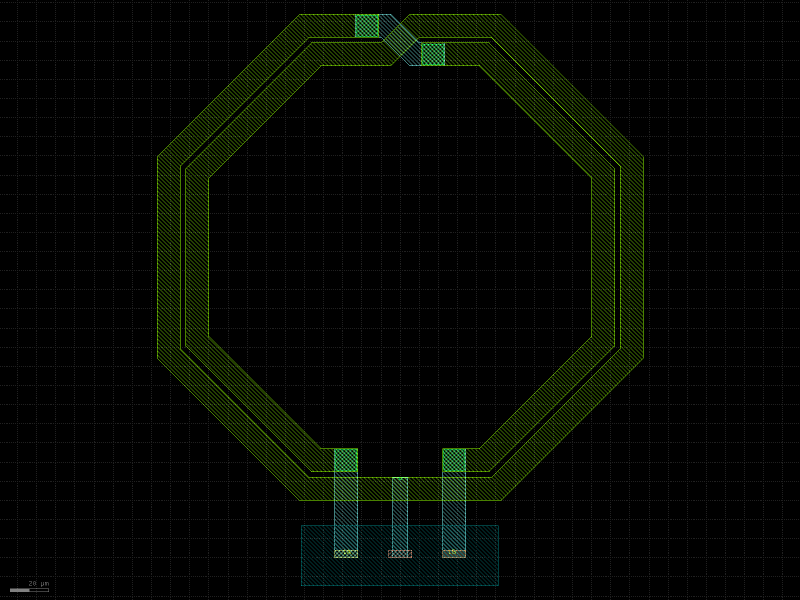
#> input picture analog/vco/layout/out/L_2n0_tapped.png, 1600 x 1200 px (shown at 1/2 size)
$ python -i build_art.py   (imports and definitions only)
#> lines starting #> are read from the running program, lines starting #| are printed output that depends on the picture; after the words box and inside, x2 and y2 are one past the last pixel; in counts of white or black regions, pixels touching at a corner belong together
#!/usr/bin/env python3
"""Build standalone HEIMDALL chip-art cell on TopMetal2 from SVG outlines.

Pipeline:
  1. Rasterize graphic/graphic_outlines.svg (rsvg-convert or Inkscape CLI).
  2. Threshold alpha → binary mask; optional morph to thicken/drop fine detail.
  3. Convert mask to GDS polygons on TopMetal2 134/0 [DS].
  4. Scale so thinnest stroke and narrowest gap meet TM2.a/b with margin.
  5. Pin-1 TopMetal2 dot; density stripe fill to TM2.c–d 25–70%.
  6. DRC (density included) + PNG render.

Rules [DS SG13G2_os_layout_rules]: TM2.a/b = 2.00 µm; TM2.c/d = 25–70%.
"""
from __future__ import annotations

import gzip
import os
import re
import shutil
import struct
import subprocess
import sys
import zlib

HERE = os.path.dirname(os.path.abspath(__file__))
ROOT = os.path.abspath(os.path.join(HERE, "..", ".."))
OUT = os.path.join(HERE, "out")
SVG = os.path.join(ROOT, "graphic", "graphic_outlines.svg")
SRC_SVG = os.path.join(ROOT, "graphic", "graphic.svg")
PNG = os.path.join(OUT, "art_raster.png")
MASK = os.path.join(OUT, "art_mask.bin")  # w,h,uint8

# [DS]
TM2_MIN_WIDTH_UM = 2.00
TM2_MIN_SPACE_UM = 2.00
TM2_DENS_MIN = 0.25
TM2_DENS_MAX = 0.70
MARGIN = 1.15  # [HAND]
PIN1_DOT_R_UM = 4.0  # [HAND]
DBU = 1000.0
SVG_W, SVG_H = 441.0, 486.0  # viewBox [SVG]


def log(msg: str) -> None:
    print(msg, flush=True)


# [87 lines left out: functions rasterize, read_png_rgba, not called in this run]


def _min_width_gap_px(mask):
    """Medial-ridge stroke width and gap-ridge spacing in pixels [TOOL]."""
    import numpy as np
    from scipy import ndimage
    from scipy.ndimage import maximum_filter

    if not mask.any():
        return 0.0, 0.0
    dist = ndimage.distance_transform_edt(mask)
    neigh = maximum_filter(dist, size=3)
    ridge = (dist == neigh) & (dist > 0) & mask
    min_w = float(2 * dist[ridge].min()) if ridge.any() else 0.0
    gap = ndimage.distance_transform_edt(~mask)
    neigh_g = maximum_filter(gap, size=3)
    gridge = (gap == neigh_g) & (gap > 0) & (gap < 50)
    min_g = float(2 * gap[gridge].min()) if gridge.any() else min_w
    return min_w, min_g


def mask_from_png(path: str):
#> called with path = '../vco/layout/out/L_2n0_tapped.png'
    import numpy as np
    from scipy import ndimage

    try:
        from PIL import Image

        a = np.array(Image.open(path).convert("RGBA"))
    except Exception:
        w, h, flat = read_png_rgba(path)
        a = np.array(flat, dtype=np.uint8).reshape(h, w, 4)

    ink = a[:, :, 3] > 128  # black art on transparent [TOOL]
#> ink: shape (1200, 1600) bool; every value is 1
    min_w_px, min_g_px = _min_width_gap_px(ink)
#> in _min_width_gap_px, `dist = ndimage.distance_transform_edt(mask)`:
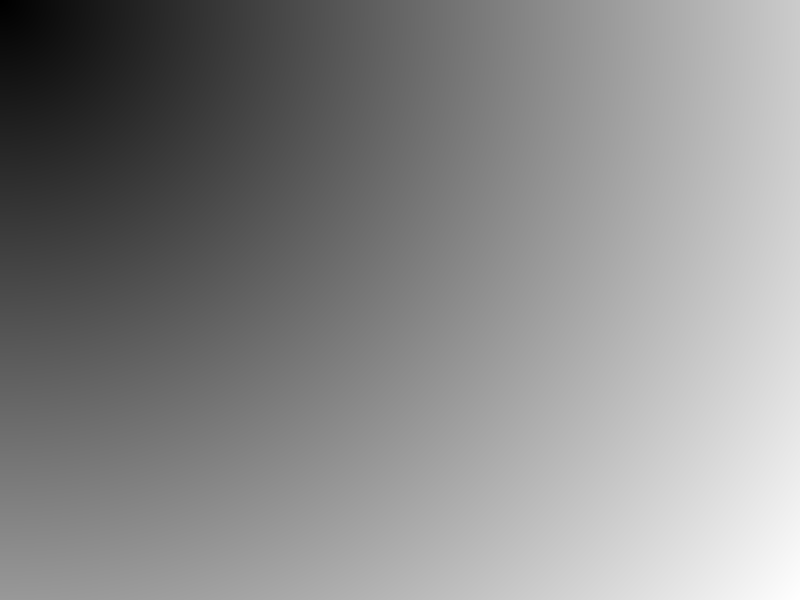
#> dist: shape (1200, 1600) float64 (shown at 1/2 size); min 1, max 1999.2, mean 1077.8; drawn with min black and max white
#> in _min_width_gap_px, `ridge = (dist == neigh) & (dist > 0) & mask`:
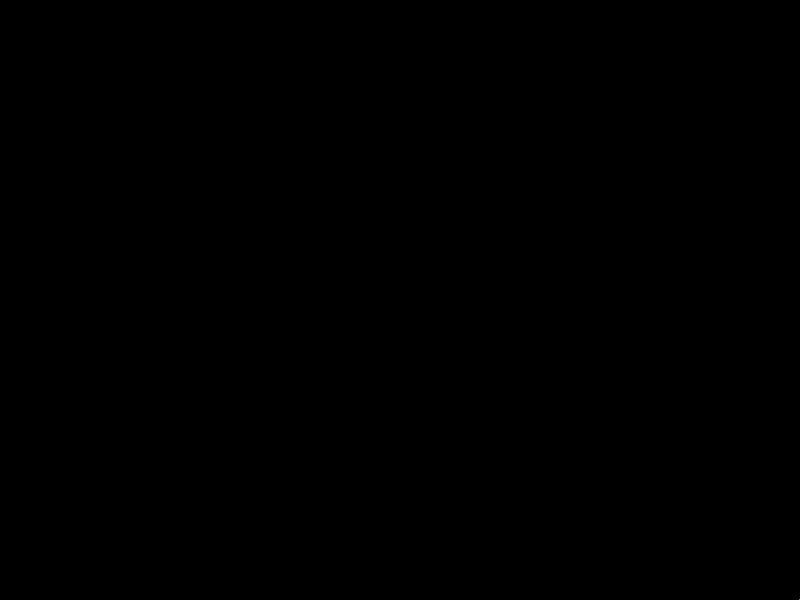
#> ridge: shape (1200, 1600) bool (shown at 1/2 size); 0% white in thin lines or dots, all inside (x1, y1, x2, y2) = (1599, 1199, 1600, 1200)
#> in _min_width_gap_px, `min_w = float(2 * dist[ridge].min()) if ridge.any() else 0.0`: min_w = 3998.4
#> in _min_width_gap_px, `gap = ndimage.distance_transform_edt(~mask)`: gap: shape (1200, 1600) float64; every value is 0
#> in _min_width_gap_px, `gridge = (gap == neigh_g) & (gap > 0) & (gap < 50)`: gridge: shape (1200, 1600) bool; every value is 0
#> min_w_px = 3998.4; min_g_px = 3998.4
    # Primary: open(2) drops single-pixel dust; GDS morph later cleans stairs
    primary = ndimage.binary_opening(ink, iterations=2)
#> primary: shape (1200, 1600) bool; 100% white; black in thin lines or dots
    min_w_p, min_g_p = _min_width_gap_px(primary)
#> in _min_width_gap_px (call 2), `dist = ndimage.distance_transform_edt(mask)`:
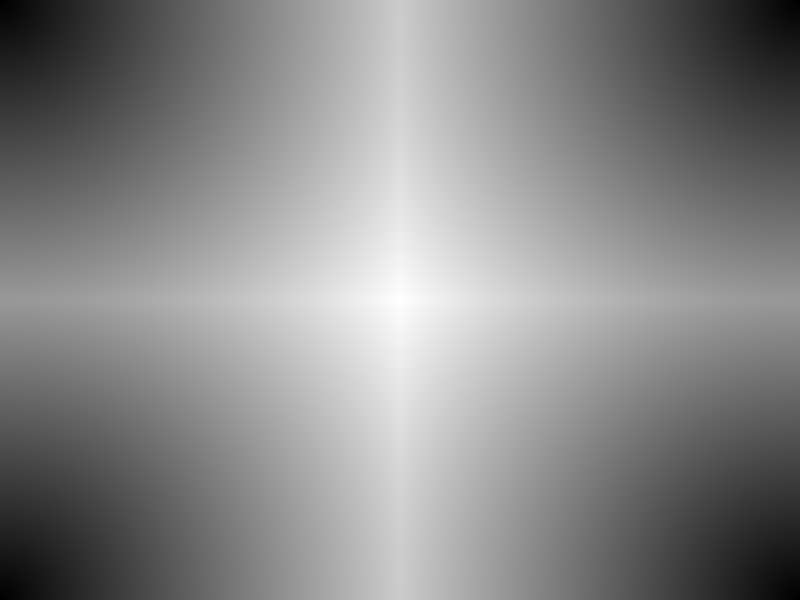
#> dist: shape (1200, 1600) float64 (shown at 1/2 size); min 0, max 997.8, mean 537.4; drawn with min black and max white
#> in _min_width_gap_px (call 2), `ridge = (dist == neigh) & (dist > 0) & mask`: ridge: shape (1200, 1600) bool; 0% white in thin lines or dots, all inside (x1, y1, x2, y2) = (799, 599, 801, 601)
#> in _min_width_gap_px (call 2), `min_w = float(2 * dist[ridge].min()) if ridge.any() else 0.0`: min_w = 1995.6
#> in _min_width_gap_px (call 2), `gridge = (gap == neigh_g) & (gap > 0) & (gap < 50)`: gridge: shape (1200, 1600) bool; 0% white in thin lines or dots
#> in _min_width_gap_px (call 2), `min_g = float(2 * gap[gridge].min()) if gridge.any() else min_w`: min_g = 2.83
#> min_w_p = 1995.6; min_g_p = 2.83
    # Smaller option: drop the face (keep lower ~20% = text band + pin circle
    # by zeroing the middle band). Reported as size estimate only [HAND].
    h, w = ink.shape
#> h = 1200; w = 1600
    letters = primary.copy()
    # Face occupies roughly SVG y 50–400 → raster rows (scaled); keep top circle
    # strip and bottom text strip.
    y_face0, y_face1 = int(0.12 * h), int(0.82 * h)
#> y_face0 = 144; y_face1 = 983
    letters[y_face0:y_face1, :] = False
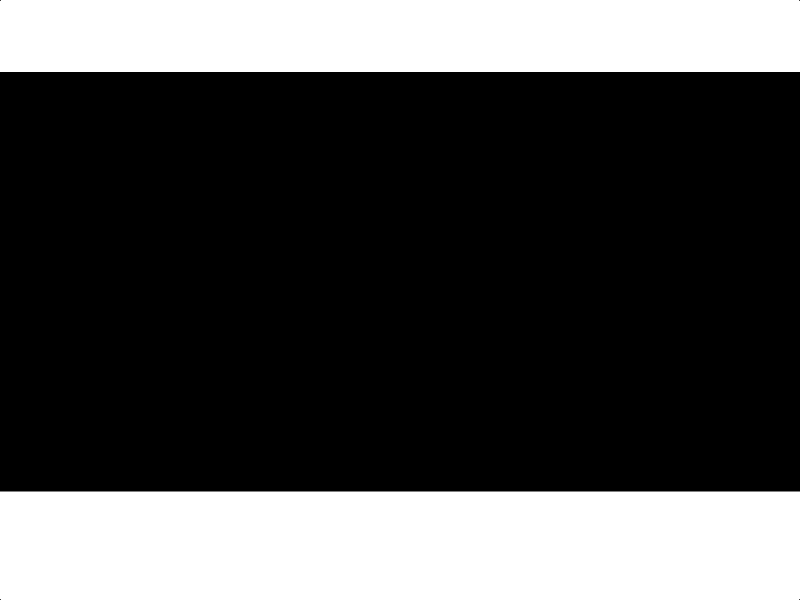
#> letters: shape (1200, 1600) bool (shown at 1/2 size); 30.1% white; 2 white regions, box (x1, y1, x2, y2) and area: (0, 983, 1600, 1200) 347194, (0, 0, 1600, 144) 230394
    min_w_t, min_g_t = _min_width_gap_px(letters)
#> in _min_width_gap_px (call 3), `dist = ndimage.distance_transform_edt(mask)`:
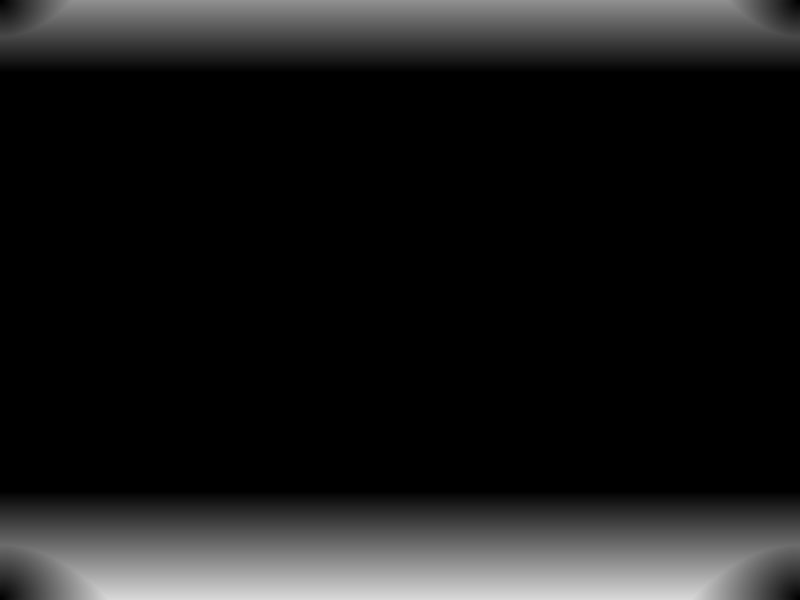
#> dist: shape (1200, 1600) float64 (shown at 1/2 size); min 0, max 217, mean 26.8
#> in _min_width_gap_px (call 3), `ridge = (dist == neigh) & (dist > 0) & mask`:
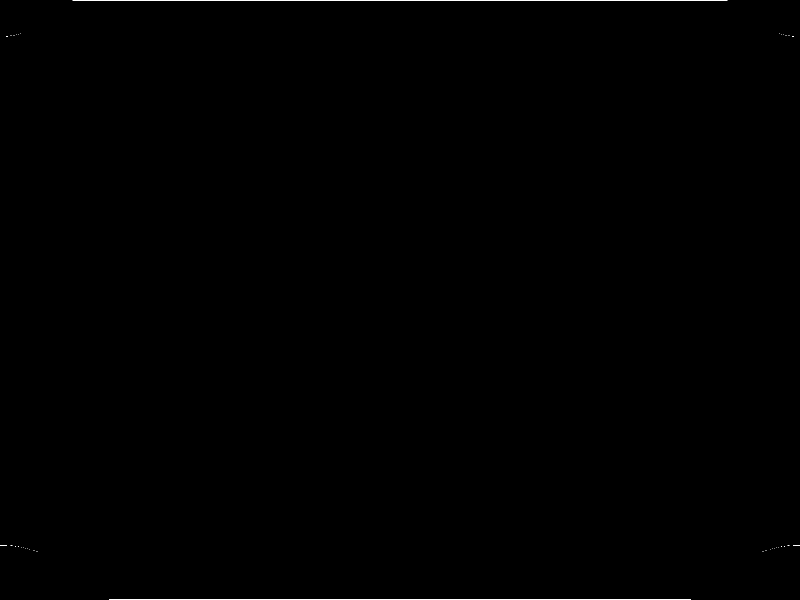
#> ridge: shape (1200, 1600) bool (shown at 1/2 size); 0.13% white in thin lines or dots
#> in _min_width_gap_px (call 3), `min_w = float(2 * dist[ridge].min()) if ridge.any() else 0.0`: min_w = 144
#> in _min_width_gap_px (call 3), `gap = ndimage.distance_transform_edt(~mask)`:
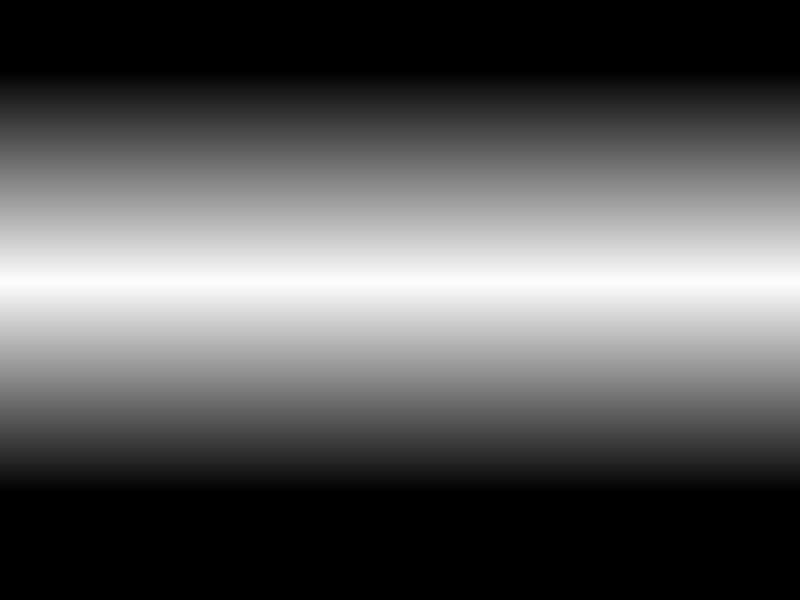
#> gap: shape (1200, 1600) float64 (shown at 1/2 size); min 0, max 420, mean 147; drawn with min black and max white
#> min_w_t = 144; min_g_t = 2.83

    return {
        "primary": primary,
        "letters": letters,
        "min_w_px": min_w_p,
        "min_g_px": min_g_p,
        "min_w_raw": min_w_px,
        "min_g_raw": min_g_px,
        "min_w_t": min_w_t,
        "min_g_t": min_g_t,
        "h": h,
        "w": w,
    }


# [129 lines left out: functions mask_to_region, check_ok, min_feature_um, add_pin1_dot, density_fill, write_gds, not called in this run]


def gzip_gds(path):
    with open(path, "rb") as f, gzip.open(path + ".gz", "wb") as z:
        shutil.copyfileobj(f, z)


# [218 lines left out: functions render_png, run_drc, main, not called in this run]


# [2 lines not run here, left out]

>>> result = mask_from_png('../vco/layout/out/L_2n0_tapped.png')
#> result = 10 items
